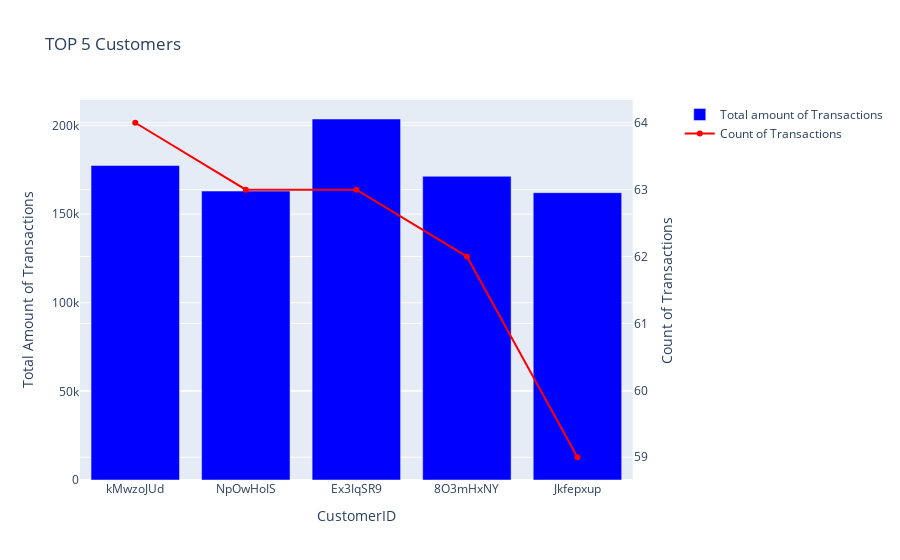

Notebook cell for this chart:
### Code cell
fig2 = make_subplots(specs=[[{"secondary_y": True}]])

# Add bar trace for Total Amount
fig2.add_trace(
    go.Bar(x=top_5_Customers_df['CustomerID'], y=top_5_Customers_df['Total amount of Transactions'], name='Total amount of Transactions', marker_color='blue'),
    secondary_y=False,
)

# Add line trace for Count of Transactions
fig2.add_trace(
    go.Scatter(x=top_5_Customers_df['CustomerID'], y=top_5_Customers_df['Count of Transactions'], name='Count of Transactions', mode='lines+markers', marker_color='red'),
    secondary_y=True,
)

# Set x-axis title
fig2.update_xaxes(title_text="CustomerID")

# Set y-axes titles
fig2.update_yaxes(title_text="Total Amount of Transactions", secondary_y=False)
fig2.update_yaxes(title_text="Count of Transactions", secondary_y=True)

# Set plot title
fig2.update_layout(title_text="TOP 5 Customers")

# Show plot
fig2.show()

### Figure 1 — Plotly figure (JSON) as saved in the notebook; plotly's stock layout.template omitted (floating-point values rounded to 4 significant figures)
{"data": [{"marker": {"color": "blue"}, "name": "Total amount of Transactions", "type": "bar", "x": ["kMwzoJUd", "NpOwHoIS", "Ex3IqSR9", "8O3mHxNY", "Jkfepxup"], "xaxis": "x", "y": [177500.0, 163000.0, 203700.0, 171300.0, 162100.0], "yaxis": "y"}, {"marker": {"color": "red"}, "mode": "lines+markers", "name": "Count of Transactions", "type": "scatter", "x": ["kMwzoJUd", "NpOwHoIS", "Ex3IqSR9", "8O3mHxNY", "Jkfepxup"], "xaxis": "x", "y": [64, 63, 63, 62, 59], "yaxis": "y2"}], "layout": {"autosize": true, "title": {"text": "TOP 5 Customers"}, "xaxis": {"anchor": "y", "autorange": true, "domain": [0, 0.94], "range": [-0.5, 4.5], "title": {"text": "CustomerID"}, "type": "category"}, "yaxis": {"anchor": "x", "autorange": true, "domain": [0, 1], "range": [0, 214400.0], "title": {"text": "Total Amount of Transactions"}, "type": "linear"}, "yaxis2": {"anchor": "x", "autorange": true, "overlaying": "y", "range": [58.59, 64.41], "side": "right", "title": {"text": "Count of Transactions"}, "type": "linear"}}}
